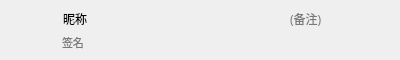
<?xml version="1.0" encoding="UTF-8"?>
<ui version="4.0">
 <class>LinkmanItemWidget</class>
 <widget class="QWidget" name="LinkmanItemWidget">
  <property name="geometry">
   <rect>
    <x>0</x>
    <y>0</y>
    <width>400</width>
    <height>60</height>
   </rect>
  </property>
  <property name="sizePolicy">
   <sizepolicy hsizetype="Preferred" vsizetype="Fixed">
    <horstretch>0</horstretch>
    <verstretch>0</verstretch>
   </sizepolicy>
  </property>
  <property name="minimumSize">
   <size>
    <width>0</width>
    <height>60</height>
   </size>
  </property>
  <property name="maximumSize">
   <size>
    <width>16777215</width>
    <height>60</height>
   </size>
  </property>
  <property name="windowTitle">
   <string>Form</string>
  </property>
  <widget class="QLabel" name="labelHead">
   <property name="geometry">
    <rect>
     <x>16</x>
     <y>10</y>
     <width>40</width>
     <height>40</height>
    </rect>
   </property>
   <property name="minimumSize">
    <size>
     <width>40</width>
     <height>40</height>
    </size>
   </property>
   <property name="maximumSize">
    <size>
     <width>40</width>
     <height>40</height>
    </size>
   </property>
   <property name="font">
    <font>
     <family>微软雅黑</family>
    </font>
   </property>
   <property name="text">
    <string/>
   </property>
  </widget>
  <widget class="QLabel" name="labelNickname">
   <property name="geometry">
    <rect>
     <x>63</x>
     <y>10</y>
     <width>24</width>
     <height>17</height>
    </rect>
   </property>
   <property name="sizePolicy">
    <sizepolicy hsizetype="Preferred" vsizetype="Minimum">
     <horstretch>0</horstretch>
     <verstretch>0</verstretch>
    </sizepolicy>
   </property>
   <property name="font">
    <font>
     <family>微软雅黑</family>
    </font>
   </property>
   <property name="styleSheet">
    <string notr="true"/>
   </property>
   <property name="text">
    <string>昵称</string>
   </property>
   <property name="textFormat">
    <enum>Qt::PlainText</enum>
   </property>
   <property name="scaledContents">
    <bool>false</bool>
   </property>
   <property name="openExternalLinks">
    <bool>false</bool>
   </property>
  </widget>
  <widget class="QLabel" name="labelSignature">
   <property name="geometry">
    <rect>
     <x>62</x>
     <y>34</y>
     <width>22</width>
     <height>16</height>
    </rect>
   </property>
   <property name="font">
    <font>
     <family>微软雅黑</family>
     <pointsize>8</pointsize>
    </font>
   </property>
   <property name="styleSheet">
    <string notr="true">color:rgb(121,121,121);</string>
   </property>
   <property name="text">
    <string>签名</string>
   </property>
  </widget>
  <widget class="QLabel" name="labelRemark">
   <property name="geometry">
    <rect>
     <x>290</x>
     <y>10</y>
     <width>32</width>
     <height>17</height>
    </rect>
   </property>
   <property name="font">
    <font>
     <family>微软雅黑</family>
    </font>
   </property>
   <property name="styleSheet">
    <string notr="true">color:rgb(121,121,121);</string>
   </property>
   <property name="text">
    <string>(备注)</string>
   </property>
  </widget>
 </widget>
 <resources/>
 <connections/>
</ui>
